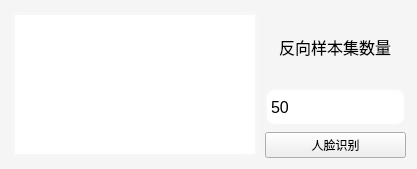
<?xml version="1.0" encoding="UTF-8"?>
<ui version="4.0">
 <class>ActualOperation</class>
 <widget class="QWidget" name="ActualOperation">
  <property name="geometry">
   <rect>
    <x>0</x>
    <y>0</y>
    <width>417</width>
    <height>169</height>
   </rect>
  </property>
  <property name="windowTitle">
   <string>Form</string>
  </property>
  <property name="styleSheet">
   <string notr="true">#ActualOperation{
background:rgb(245,245,245)
}</string>
  </property>
  <layout class="QGridLayout" name="gridLayout">
   <item row="0" column="0">
    <widget class="QTextBrowser" name="textBrowser">
     <property name="styleSheet">
      <string notr="true">#textBrowser{
	 border-style:outset;
                     border-width:4px;
                     border-radius:10px;
                     border-color:rgba(255,255,255,30);
font-size:16px
}

</string>
     </property>
    </widget>
   </item>
   <item row="0" column="1">
    <layout class="QVBoxLayout" name="verticalLayout">
     <item alignment="Qt::AlignHCenter">
      <widget class="QLabel" name="label">
       <property name="styleSheet">
        <string notr="true">#label{
font-size:16px;
font-family:'微软雅黑'

}</string>
       </property>
       <property name="text">
        <string>反向样本集数量</string>
       </property>
      </widget>
     </item>
     <item>
      <widget class="QLineEdit" name="lineEdit">
       <property name="styleSheet">
        <string notr="true">#lineEdit{
	 border-style:outset;
                     border-width:4px;
                     border-radius:10px;
                     border-color:rgba(255,255,255,30);
height:30px;
font-size:16px;
}
</string>
       </property>
       <property name="text">
        <string>50</string>
       </property>
      </widget>
     </item>
     <item>
      <widget class="QPushButton" name="actualdetect">
       <property name="styleSheet">
        <string notr="true">QPushButton{

                     background-color:rgba(255,165,0);
                     border-style:outset;
                     border-width:6px;
                     border-radius:10px;
                     border-color:rgba(255,255,255,30);
                     font:bold 10px;
                     color:rgba(0,0,0,100);
                     padding:6px;
color:white;

font-size:16px;
font-family:'微软雅黑'
                     }


                     QPushButton:pressed{
                     background-color:rgba(100,255,100,200);
                     border-color:rgba(255,255,255,30);
                     border-style:inset;
                     color:rgba(0,0,0,100);
                     }
 
                     QPushButton:hover{
                     background-color:rgba(100,255,100,100);
                     border-color:rgba(255,255,255,200);
                     color:rgba(0,0,0,200);&quot;
                     }
                    </string>
       </property>
       <property name="text">
        <string>人脸识别</string>
       </property>
      </widget>
     </item>
    </layout>
   </item>
  </layout>
 </widget>
 <resources/>
 <connections/>
</ui>
